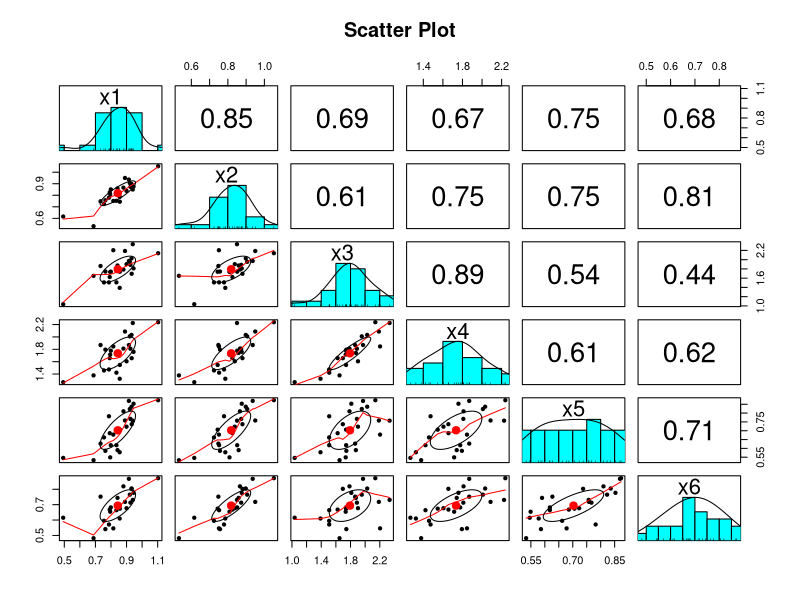
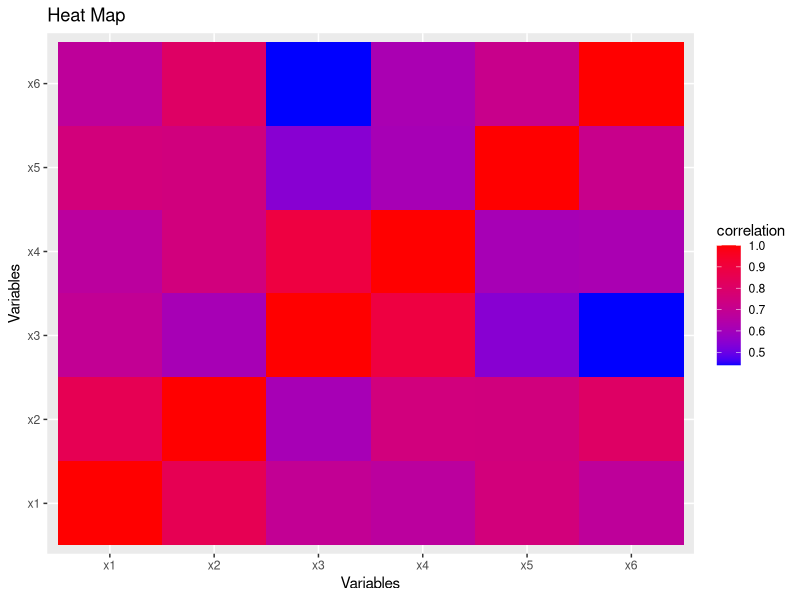
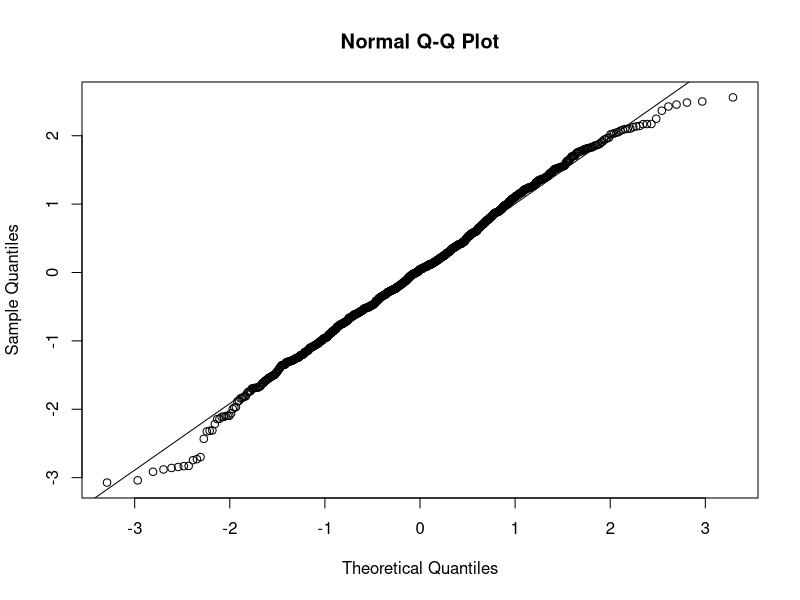
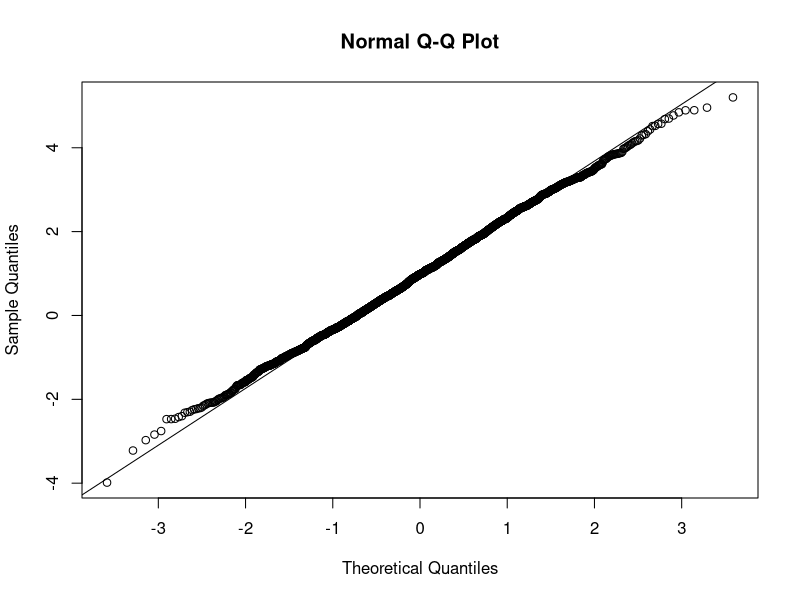
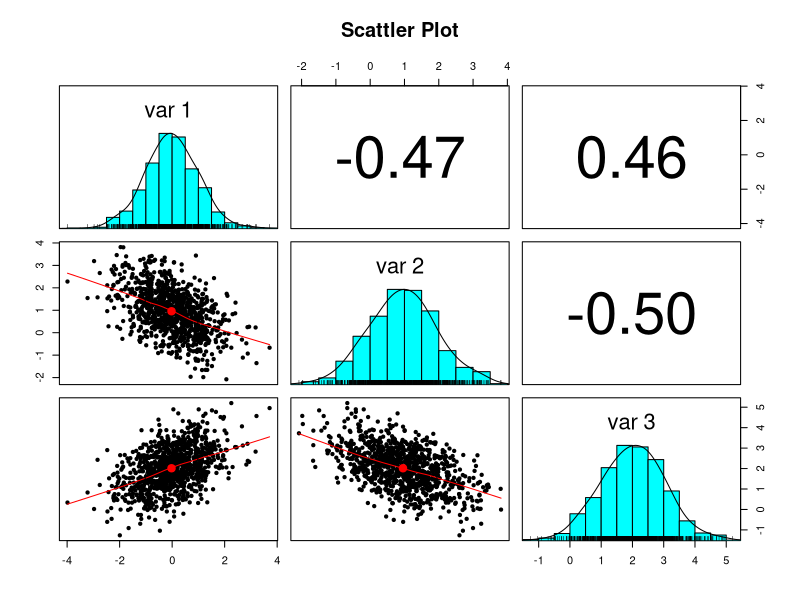

Recreate these plots in R, in order.
#1
rm(list=ls())
library(dplyr)
library(tidyr)
library(psych)
library(ggplot2)
x1=c(1.103,0.842,0.925,0.857,0.795,0.787,0.933,0.799,0.945,0.921,0.792,0.815,0.755,0.880,0.900,
     0.764,0.733,0.932,0.856,0.890,0.688,0.940,0.493,0.835,0.915)
x2=c(1.052,0.859,0.873,0.744,0.809,0.779,0.880,0.851,0.876,0.906,0.825,0.751,0.724,0.866,0.838,
     0.757,0.748,0.898,0.786,0.950,0.532,0.850,0.616,0.752,0.936)
x3=c(2.139,1.873,1.887,1.739,1.734,1.509,1.695,1.740,1.811,1.954,1.624,2.204,1.508,1.786,1.902,
     1.743,1.863,2.028,1.390,2.187,1.650,2.334,1.037,1.509,1.971)
x4=c(2.238,1.741,1.809,1.547,1.715,1.474,1.656,1.777,1.759,2.009,1.657,1.846,1.458,1.811,1.606,
     1.794,1.869,2.032,1.324,2.087,1.378,2.225,1.268,1.422,1.869)
x5=c(0.873,0.590,0.767,0.706,0.549,0.782,0.737,0.618,0.853,0.823,0.686,0.678,0.662,0.810,0.723,
     0.586,0.627,0.836,0.578,0.758,0.533,0.757,0.546,0.618,0.869)
x6=c(0.872,0.744,0.713,0.674,0.654,0.571,0.803,0.682,0.777,0.765,0.668,0.546,0.595,0.819,0.677,
     0.541,0.752,0.805,0.610,0.718,0.482,0.731,0.615,0.664,0.868)
d=data.frame(x1,x2,x3,x4,x5,x6)
R=cor(d);R
pairs.panels(d,main="Scatter Plot")
ggplot(data = as.data.frame(as.table(R)),aes(Var1,Var2,fill=Freq))+geom_tile()+scale_fill_gradient(low="blue",high = "red")+labs(title = "Heat Map",x="Variables",y="Variables",fill="correlation")


########## Pract7
#1
rm(list = ls())
mu=c(0,0)
sig=matrix(c(1,0.9,0.9,1),nrow = 2)
rMVN.eigen=function(n,mu,sig){
  p=length(mu)
  ev=eigen(sig,symmetric = TRUE)
  lambda=ev$values
  V=ev$vectors
  Q = V %*% diag(sqrt(lambda)) %*% t(V)
  Z = matrix(rnorm(n*p),nrow = n,ncol = p)
  X = Z %*% Q + matrix(mu,n,p,byrow = TRUE)
  return(X)
  }
X=rMVN.eigen(1000,mu,sig);X
qqnorm(X[,2])
qqline(X[,1])

#2
rm(list = ls())
mu=c(0,1,2)
sig=matrix(c(1,-0.5,0.5,-0.5,1,-0.5,0.5,-0.5,1),nrow = 3)
rMVN.eigen=function(n,mu,sig){
  p=length(mu)
  ev=eigen(sig,symmetric = TRUE)
  lambda=ev$values
  V=ev$vectors
  Q = V %*% diag(sqrt(lambda)) %*% t(V)
  Z = matrix(rnorm(n*p),nrow = n,ncol = p)
  X = Z %*% Q + matrix(mu,n,p,byrow = TRUE)
  return(X)
}
X=rMVN.eigen(1000,mu,sig);X
qqnorm(X)
qqline(X)

library(psych)
pairs.panels(X,main="Scattler Plot")

#3
rm(list = ls())
data("iris")
d=iris[,-5];d=as.matrix(d);d
mu=apply(d, 2, mean);mu
sig=cov(d);sig
rMVN.eigen=function(n,mu,sig){
  p=length(mu)
  ev=eigen(sig,symmetric = TRUE)
  lambda=ev$values
  V=ev$vectors
  Q = V %*% diag(sqrt(lambda)) %*% t(V)
  Z = matrix(rnorm(n*p),nrow = n,ncol = p)
  X = Z %*% Q + matrix(mu,n,p,byrow = TRUE)
  return(X)
}

rMVN.SVD=function(n,mu,sig){
  p=length(mu)
  ev=eigen(sig,symmetric = TRUE)
  lambda=ev$values
  S=svd(sig)
  Q = S$u %*% diag(sqrt(lambda)) %*% t(S$v)
  Z = matrix(rnorm(n*p),nrow = n,ncol = p)
  X = Z %*% Q + matrix(mu,n,p,byrow = TRUE)
  return(X)
}
rMVN.chol=function(n,mu,sig){
  p=length(mu)
  Q = chol(sig)
  Z = matrix(rnorm(n*p),nrow = n,ncol = p)
  X = Z %*% Q + matrix(mu,n,p,byrow = TRUE)
  return(X)
}

rMVN.eigen(1000,mu,sig)
rMVN.SVD(1000,mu,sig)
rMVN.chol(1000,mu,sig)
